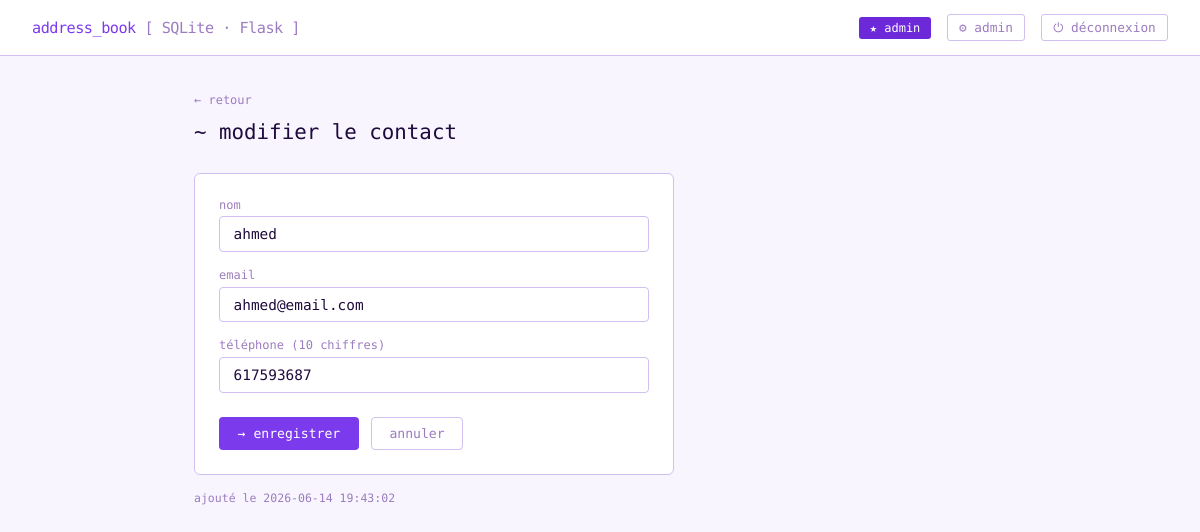
Page /contacts/edit/2 (signed in) on the committed database.
### tables this page shows
CREATE TABLE contacts (
                id          INTEGER PRIMARY KEY AUTOINCREMENT,
                nom         TEXT    NOT NULL,
                email       TEXT    NOT NULL UNIQUE,
                telephone   TEXT    NOT NULL UNIQUE,
                date_ajout  TEXT    NOT NULL
            );

### web app/app.py (the view, shortened to what this page needs)
@app.route("/contacts/edit/<int:contact_id>", methods=["GET", "POST"])
@login_required
def edit_contact(contact_id):
    with get_db() as conn:
        contact = conn.execute(
            "SELECT * FROM contacts WHERE id = ?", (contact_id,)
        ).fetchone()
    if not contact:
        flash("Contact introuvable.", "error")
        return redirect(url_for("index"))
    contact = dict(contact)
    return render_template("form.html", mode="edit", errors=[],
                           contact=contact,
                           nom=contact["nom"], email=contact["email"],
                           telephone=contact["telephone"],
                           user=session["user"])

### web app/app.py (called while the page is built)
@contextmanager
def get_db():
    conn = sqlite3.connect(DB_PATH)
    conn.row_factory = sqlite3.Row
    conn.execute("PRAGMA foreign_keys = ON")
    try:
        yield conn
        conn.commit()
    except Exception:
        conn.rollback()
        raise
    finally:
        conn.close()

def login_required(f):
    @wraps(f)
    def decorated(*args, **kwargs):
        if "user" not in session:
            return redirect(url_for("login"))
        return f(*args, **kwargs)
    return decorated

### web app/templates/form.html (shortened to what this page needs)
{% extends "base.html" %}
{% block content %}
<div class="form-wrap">
  <div class="form-header">
    <a href="{{ url_for('index') }}" class="back">← retour</a>
    <h1>{% if mode == 'edit' %}~ modifier le contact{% else %}+ nouveau contact{% endif %}</h1>
  </div>
  <div class="card">
    <form method="POST">
      <div class="field">
        <label>nom</label>
        <input type="text" name="nom" value="{{ nom }}" autofocus required />
      </div>
      <div class="field">
        <label>email</label>
        <input type="email" name="email" value="{{ email }}" required />
      </div>
      <div class="field">
        <label>téléphone (10 chiffres)</label>
        <input type="text" name="telephone" value="{{ telephone }}" maxlength="10" required />
      </div>
      <div class="form-actions">
        <button type="submit" class="btn btn-primary">
          {% if mode == 'edit' %}→ enregistrer{% else %}→ ajouter{% endif %}
        </button>
        <a href="{{ url_for('index') }}" class="btn btn-muted">annuler</a>
      </div>
    </form>
  </div>
  {% if mode == 'edit' and contact %}
    <div style="margin-top:1rem; font-family:var(--mono); font-size:.72rem; color:var(--muted);">
      ajouté le {{ contact.date_ajout }}
    </div>
  {% endif %}
</div>
{% endblock %}

### rows in the picture
contacts: nom "ahmed", email "ahmed@email.com", telephone "617593687", date_ajout "2026-06-14 19:43:02"

### other values in the picture
{{ session.get('user', '') }} "admin"
